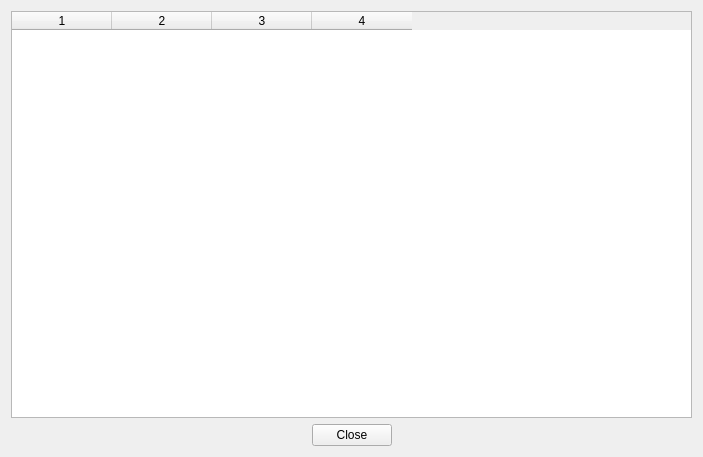
<?xml version="1.0" encoding="UTF-8"?>
<ui version="4.0">
 <class>SystemWidget</class>
 <widget class="QWidget" name="SystemWidget">
  <property name="geometry">
   <rect>
    <x>0</x>
    <y>0</y>
    <width>703</width>
    <height>457</height>
   </rect>
  </property>
  <property name="windowTitle">
   <string>SystemWidget</string>
  </property>
  <layout class="QVBoxLayout" name="verticalLayout">
   <item>
    <widget class="QTableWidget" name="tableWidget">
     <property name="columnCount">
      <number>4</number>
     </property>
     <column/>
     <column/>
     <column/>
     <column/>
    </widget>
   </item>
   <item>
    <layout class="QHBoxLayout" name="horizontalLayout" stretch="0,0,0">
     <item>
      <spacer name="horizontalSpacer">
       <property name="orientation">
        <enum>Qt::Horizontal</enum>
       </property>
       <property name="sizeHint" stdset="0">
        <size>
         <width>40</width>
         <height>20</height>
        </size>
       </property>
      </spacer>
     </item>
     <item>
      <widget class="QPushButton" name="pushButton_close">
       <property name="text">
        <string>Close</string>
       </property>
      </widget>
     </item>
     <item>
      <spacer name="horizontalSpacer_2">
       <property name="orientation">
        <enum>Qt::Horizontal</enum>
       </property>
       <property name="sizeHint" stdset="0">
        <size>
         <width>40</width>
         <height>20</height>
        </size>
       </property>
      </spacer>
     </item>
    </layout>
   </item>
  </layout>
 </widget>
 <resources/>
 <connections/>
</ui>
